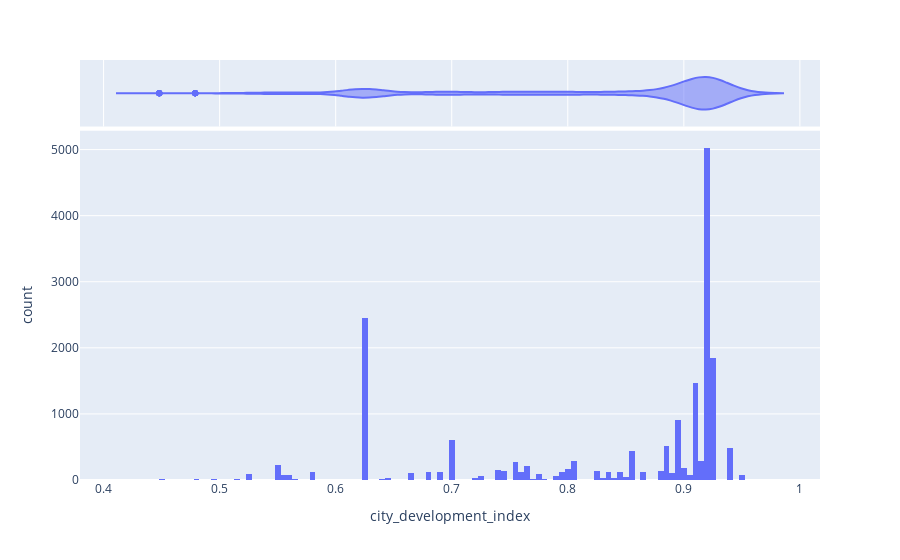

Notebook source saved alongside this figure:
### Markdown cell above
Now, Understanding the relation between city_development_index and target

### Code cell
px.histogram(data, x="city_development_index", marginal="violin")

### Figure 1 — Plotly figure (JSON) as saved in the notebook; plotly's stock layout.template omitted (floating-point values rounded to 4 significant figures; data arrays with more than 128 entries replaced by an {"elided": "..."} marker saying what was removed)
{"data": [{"alignmentgroup": "True", "bingroup": "x", "hovertemplate": "city_development_index=%{x}<br>count=%{y}<extra></extra>", "legendgroup": "", "marker": {"color": "#636efa"}, "name": "", "offsetgroup": "", "orientation": "v", "showlegend": false, "type": "histogram", "x": {"elided": "18014 float values"}, "xaxis": "x", "yaxis": "y"}, {"alignmentgroup": "True", "hovertemplate": "city_development_index=%{x}<extra></extra>", "legendgroup": "", "marker": {"color": "#636efa"}, "name": "", "offsetgroup": "", "scalegroup": "x", "showlegend": false, "type": "violin", "x": {"elided": "18014 float values"}, "xaxis": "x2", "yaxis": "y2"}], "layout": {"barmode": "relative", "legend": {"tracegroupgap": 0}, "margin": {"t": 60}, "xaxis": {"anchor": "y", "domain": [0, 1], "title": {"text": "city_development_index"}}, "xaxis2": {"anchor": "y2", "domain": [0, 1], "matches": "x", "showgrid": true, "showticklabels": false}, "yaxis": {"anchor": "x", "domain": [0, 0.8316], "title": {"text": "count"}}, "yaxis2": {"anchor": "x2", "domain": [0.8416, 1], "matches": "y2", "showgrid": false, "showline": false, "showticklabels": false, "ticks": ""}}}
